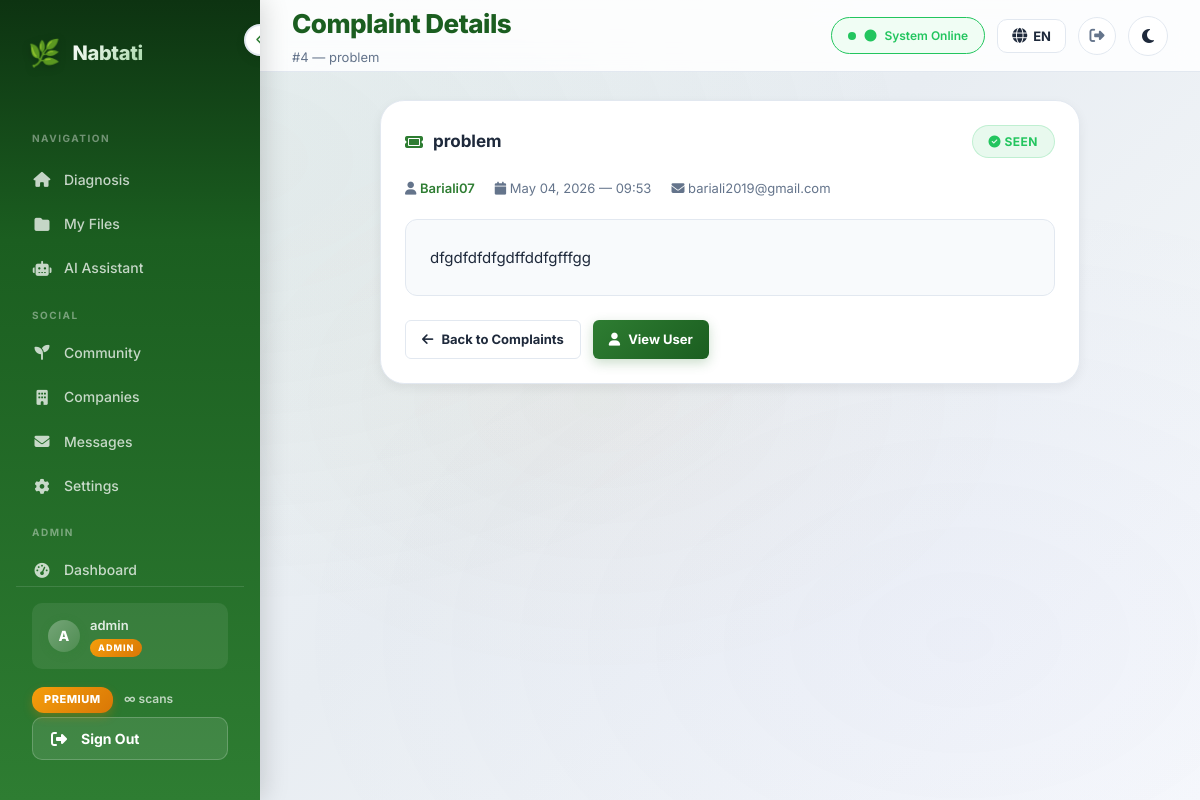
/manager/complaints/4/ (signed in), run on the app's committed database.
### analysis/models.py (models this page shows, shortened)
class CustomUser(AbstractUser):
    email = models.EmailField(unique=True)
    email_verified = models.BooleanField(default=False)
    birth_date = models.DateField(null=True, blank=True)
    PURPOSE_CHOICES = [
        ("farmer", "Farmer"),
        ("company", "Company"),
        ("other", "Other"),
    ]
    purpose = models.CharField(
        max_length=20,
        choices=PURPOSE_CHOICES,
        default="other",
    )
    user_code = models.CharField(
        max_length=6,
        unique=True,
        default=generate_user_code,
    )
    avatar = models.ImageField(upload_to="avatars/", null=True, blank=True)
    bio = models.TextField(max_length=500, blank=True)
    location = models.CharField(max_length=100, blank=True)
    crops_of_interest = models.JSONField(default=list, blank=True)
    role = models.CharField(
        max_length=10,
        choices=ROLE_CHOICES,
        default="user",
    )
    plan_type = models.CharField(
        max_length=10,
        choices=PLAN_CHOICES,
        default="free",
    )
    subscription_start = models.DateTimeField(null=True, blank=True)
    subscription_end = models.DateTimeField(null=True, blank=True)
    daily_scan_count = models.PositiveIntegerField(default=0)
    last_scan_date = models.DateField(null=True, blank=True)
    total_scans_count = models.PositiveIntegerField(default=0)
    class Meta:
        verbose_name = "User"
        verbose_name_plural = "Users"
    def get_display_name(self):
        if self.role == "company":
            try:
                return self.company_profile.company_name
            except Exception:
                return self.get_full_name() or self.username
        return self.get_full_name() or self.username
    @property
    def is_expert(self):
        return self.role == "expert"
    @property
    def is_admin_role(self):
        return self.role == "admin" or self.is_staff
    @property
    def effective_plan_type(self):
        if self.is_staff:
            return "premium"
        return self.plan_type
    @property
    def plan_config(self):
        return PLAN_CONFIG.get(self.effective_plan_type, PLAN_CONFIG["free"])
    def get_daily_limit(self):
        return self.plan_config["daily_limit"]
    def remaining_scans_today(self):
        from django.utils import timezone as tz
        self._reset_daily_count_if_needed(tz.localdate())
        limit = self.get_daily_limit()
        if limit is None:
            return None
        return max(0, limit - self.daily_scan_count)
    def can_use_chat(self):
        if self.is_staff:
            return True
        return self.plan_type == "premium"
    def check_and_expire_subscription(self):
        if self.is_staff:
            return False  # Staff never expire
    def _reset_daily_count_if_needed(self, today):
        if self.last_scan_date != today:
            self.daily_scan_count = 0
            self.last_scan_date = today
            self.save(update_fields=["daily_scan_count", "last_scan_date"])

class Complaint(models.Model):
    user = models.ForeignKey(
        settings.AUTH_USER_MODEL,
        on_delete=models.CASCADE,
        related_name="complaints",
    )
    title = models.CharField(max_length=200)
    message = models.TextField()
    status = models.CharField(
        max_length=10,
        choices=COMPLAINT_STATUS_CHOICES,
        default="unseen",
    )
    created_at = models.DateTimeField(auto_now_add=True)
    class Meta:
        ordering = ["-created_at"]
        verbose_name = "Complaint"
        verbose_name_plural = "Complaints"

### manager/views.py (the view)
# urls.py: path("complaints/<int:complaint_id>/", views.admin_complaint_detail, name="complaint_detail"),
@staff_required
def admin_complaint_detail(request, complaint_id):
    from analysis.models import Complaint
    complaint = get_object_or_404(Complaint, pk=complaint_id)
    if complaint.status == "unseen":
        complaint.status = "seen"
        complaint.save(update_fields=["status"])
    return render(request, "manager/complaint_detail.html", {"complaint": complaint})

### experts/services.py (called while the page is built)
def get_unread_count(user: CustomUser) -> int:
    from experts.models import Message, Conversation
    from django.db.models import Q
    conversations = Conversation.objects.filter(Q(user=user) | Q(expert=user))
    return Message.objects.filter(
        conversation__in=conversations,
        is_read=False,
    ).exclude(sender=user).count()

### manager/templates/manager/complaint_detail.html (shortened to what this page needs)
{% extends "analysis/base.html" %}
{% load static %}
{% load i18n %}
{% block header_title %}{% trans "Complaint Details" %}{% endblock %}
{% block header_subtitle %}#{{ complaint.id }} — {{ complaint.title }}{% endblock %}
{% block content %}
<div style="max-width:700px;margin:0 auto;">
    <div class="card">
        <div style="display:flex;justify-content:space-between;align-items:center;margin-bottom:20px;flex-wrap:wrap;gap:12px;">
            <h3 class="card-title" style="margin:0;">
                <i class="fas fa-ticket"></i> {{ complaint.title }}
            </h3>
            <span style="
                padding:6px 16px; border-radius:20px; font-size:12px; font-weight:700;
                text-transform:uppercase; letter-spacing:0.5px;
                background:rgba(34,197,94,0.1); color:#22c55e; border:1px solid rgba(34,197,94,0.2);
            ">
                <i class="fas fa-check-circle"></i> {% trans "Seen" %}
            </span>
        </div>
        <div style="display:flex;gap:20px;flex-wrap:wrap;margin-bottom:20px;">
            <div style="font-size:13px;color:var(--text-muted);">
                <i class="fas fa-user"></i>
                <a href="{% url 'manager:user_detail' complaint.user.pk %}" style="color:var(--primary);font-weight:600;text-decoration:none;">
                    {{ complaint.user.username }}
                </a>
            </div>
            <div style="font-size:13px;color:var(--text-muted);">
                <i class="fas fa-calendar"></i> {{ complaint.created_at|date:"F d, Y — H:i" }}
            </div>
            <div style="font-size:13px;color:var(--text-muted);">
                <i class="fas fa-envelope"></i> {{ complaint.user.email }}
            </div>
        </div>
        <div style="
            background:var(--bg-color); border-radius:12px; padding:24px;
            border:1px solid var(--border); font-size:15px; line-height:1.8;
            color:var(--text-main); white-space:pre-wrap;
        ">{{ complaint.message }}</div>
        <div style="margin-top:24px; display:flex; gap:12px;">
            <a href="{% url 'manager:complaints' %}" class="btn btn-sm btn-secondary">
                <i class="fas fa-arrow-left"></i> {% trans "Back to Complaints" %}
            </a>
            <a href="{% url 'manager:user_detail' complaint.user.pk %}" class="btn btn-sm btn-primary">
                <i class="fas fa-user"></i> {% trans "View User" %}
            </a>
        </div>
    </div>
</div>
{% endblock %}

### analysis/templates/analysis/base.html (shortened to what this page needs)
{% load static %}
{% load i18n %}
<!DOCTYPE html>
<html lang="{{ LANGUAGE_CODE }}" dir="{% if LANGUAGE_CODE == 'ar' %}rtl{% else %}ltr{% endif %}" data-theme="light">
<head>
    <link href="https://cdnjs.cloudflare.com/ajax/libs/font-awesome/6.4.0/css/all.min.css" rel="stylesheet">
    <link rel="stylesheet" href="{% static 'css/style.css' %}">
    <link rel="stylesheet" href="{% static 'css/mobile.css' %}">
</head>
<body>
    <aside class="sidebar" id="sidebar" role="navigation" aria-label="{% trans 'Main navigation' %}" style="display:flex;flex-direction:column;">
        <button class="toggle-btn" onclick="toggleSidebar()" aria-label="{% trans 'Toggle sidebar' %}" aria-expanded="true">
            <i class="fas fa-chevron-left"></i>
        </button>
        <div class="logo">
            <span class="logo-icon">🌿</span>
            <span class="logo-text">Nabtati</span>
        </div>
        <div class="nav-section-label">{% trans "Navigation" %}</div>
        <div style="flex:1;overflow-y:auto;">
        <nav>
            <a href="{% url 'home' %}" class="nav {% block nav_home %}{% endblock %}" {% block nav_home_aria %}{% endblock %}>
                <i class="fas fa-home"></i>
                <span class="nav-text">{% trans "Diagnosis" %}</span>
            </a>
            <a href="{% url 'my_files' %}" class="nav {% block nav_files %}{% endblock %}" {% block nav_files_aria %}{% endblock %}>
                <i class="fas fa-folder"></i>
                <span class="nav-text">{% trans "My Files" %}</span>
            </a>
            <a href="{% url 'assistant' %}" class="nav {% block nav_assistant %}{% endblock %}" {% block nav_assistant_aria %}{% endblock %}>
                <i class="fas fa-robot"></i>
                <span class="nav-text">{% trans "AI Assistant" %}</span>
            </a>
            <div class="nav-section-label">{% trans "Social" %}</div>
            <a href="{% url 'community:feed' %}" class="nav {% block nav_community %}{% endblock %}">
                <i class="fas fa-seedling"></i>
                <span class="nav-text">{% trans "Community" %}</span>
            </a>
            <a href="{% url 'companies:directory' %}" class="nav {% block nav_companies %}{% endblock %}">
                <i class="fas fa-building"></i>
                <span class="nav-text">{% trans "Companies" %}</span>
            </a>
            <a href="{% url 'companies:user_messages' %}" class="nav {% block nav_user_messages %}{% endblock %}">
                <i class="fas fa-envelope"></i>
                <span class="nav-text">{% trans "Messages" %}</span>
            </a>
            <a href="{% url 'settings' %}" class="nav {% block nav_settings %}{% endblock %}">
                <i class="fas fa-cog"></i>
                <span class="nav-text">{% trans "Settings" %}</span>
            </a>
        </nav>
        {% if user.is_staff %}
        <div class="nav-section-label">{% trans "Admin" %}</div>
        <nav>
            <a href="{% url 'manager:dashboard' %}" class="nav {% block nav_admin_dashboard %}{% endblock %}">
                <i class="fas fa-gauge-high"></i>
                <span class="nav-text">{% trans "Dashboard" %}</span>
            </a>
        </nav>
        {% endif %}
        </div>
        <div class="sidebar-footer">
            {% if user.is_authenticated %}
            <div class="user-info">
                <div class="user-avatar">{{ user.username|make_list|first|upper }}</div>
                <span class="nav-text user-name">
                    {{ user.get_display_name }}
                    {% if user.is_staff %}
                    <span class="admin-badge-sm">{% trans "ADMIN" %}</span>
                    {% endif %}
                </span>
            </div>
            <div class="nav-text plan-info-sidebar" style="padding: 10px 0 4px 0; font-size: 12px;">
                <span class="plan-badge plan-badge-{{ plan_type }}" style="
                    display: inline-block;
                    padding: 4px 12px;
                    border-radius: 12px;
                    font-size: 11px;
                    font-weight: 800;
                    letter-spacing: 0.5px;
                    text-transform: uppercase;
                    {% if plan_type == 'premium' %}
                        background: linear-gradient(135deg, #f59e0b, #d97706);
                        color: #fff;
                        box-shadow: 0 4px 10px rgba(217, 119, 6, 0.3);
                    {% elif plan_type == 'basic' %}
                        background: linear-gradient(135deg, #6366f1, #4f46e5);
                        color: #fff;
                        box-shadow: 0 4px 10px rgba(79, 70, 229, 0.3);
                    {% else %}
                        background: #fff;
                        color: var(--primary);
                        box-shadow: 0 4px 10px rgba(0,0,0,0.1);
                    {% endif %}
                ">{{ plan_label }}</span>
                {% if daily_limit is not None %}
                <span style="color: rgba(255,255,255,0.7); margin-left: 8px; font-weight: 600;">
                    {{ remaining_scans }}/{{ daily_limit }} {% trans "scans" %}
                </span>
                {% else %}
                <span style="color: rgba(255,255,255,0.7); margin-left: 8px; font-weight: 600;">
                    ∞ {% trans "scans" %}
                </span>
                {% endif %}
            </div>
            <button class="sidebar-logout-btn" onclick="confirmLogout()" data-logout-url="{% url 'logout' %}">
                <i class="fas fa-right-from-bracket"></i>
                <span class="nav-text">{% trans "Sign Out" %}</span>
            </button>
            {% else %}
            <a href="{% url 'login' %}" class="nav">
                <i class="fas fa-sign-in-alt"></i>
                <span class="nav-text">{% trans "Login" %}</span>
            </a>
            {% endif %}
        </div>
    </aside>
    <div class="main-wrapper">
        <header class="header desktop-header">
            <div>
                <h1 class="header-title">{% block header_title %}Nabtati{% endblock %}</h1>
                <p class="header-subtitle">{% block header_subtitle %}{% endblock %}</p>
            </div>
            <div class="header-actions">
                {% block header_actions %}
                <span class="status-badge" role="status" aria-live="polite">
                    <i class="fas fa-circle"></i> {% trans "System Online" %}
                </span>
                {% endblock %}
                <div class="lang-switcher" id="langSwitcher">
                    <button class="lang-btn" id="langToggle" type="button" aria-label="{% trans 'Change language' %}">
                        <i class="fas fa-globe"></i>
                        <span>{{ LANGUAGE_CODE|upper }}</span>
                    </button>
                </div>
                {% if user.is_authenticated %}
                <button class="header-logout-btn" onclick="confirmLogout()" data-logout-url="{% url 'logout' %}" title="{% trans 'Sign Out' %}">
                    <i class="fas fa-right-from-bracket"></i>
                </button>
                {% endif %}
                <button class="theme-toggle desktop-theme-toggle" onclick="toggleTheme()" aria-label="{% trans 'Toggle dark mode' %}">
                    <i class="fas fa-moon" id="theme-icon"></i>
                </button>
            </div>
        </header>
        <main class="content" id="main-content">
            {% block content %}{% endblock %}
        </main>
    </div>
</body>
</html>

### static/css/mobile.css (style rules this page uses)
.user-info { display: flex; align-items: center; gap: 10px; padding: 12px 16px; margin-bottom: 8px; border-radius: var(--radius-sm); background: rgba(255, 255, 255, 0.08); }
.user-avatar { width: 32px; height: 32px; border-radius: 50%; background: linear-gradient(135deg, rgba(255,255,255,0.3), rgba(255,255,255,0.1)); display: flex; align-items: center; justify-content: center; font-weight: 800; font-size: 14px; color: white; flex-shrink: 0; }
.user-name { font-size: 13px; font-weight: 600; color: rgba(255,255,255,0.85); }
@media (min-width: 320px) { .header-title { font-size: clamp(18px, 4vw, 26px); } }
@media (min-width: 320px) { .card-title { font-size: clamp(14px, 3vw, 17px); } }

### data on the page
CustomUser: username|make_list "A", get_display_name "admin", plan_type "PREMIUM"
Complaint: id "4", title "problem", user.username "Bariali07", created_at "May 04, 2026 — 09:53", user.email "bariali2019@gmail.com", message "dfgdfdfdfgdffddfgfffgg"

### other printed values
{{ LANGUAGE_CODE|upper }} "EN"
